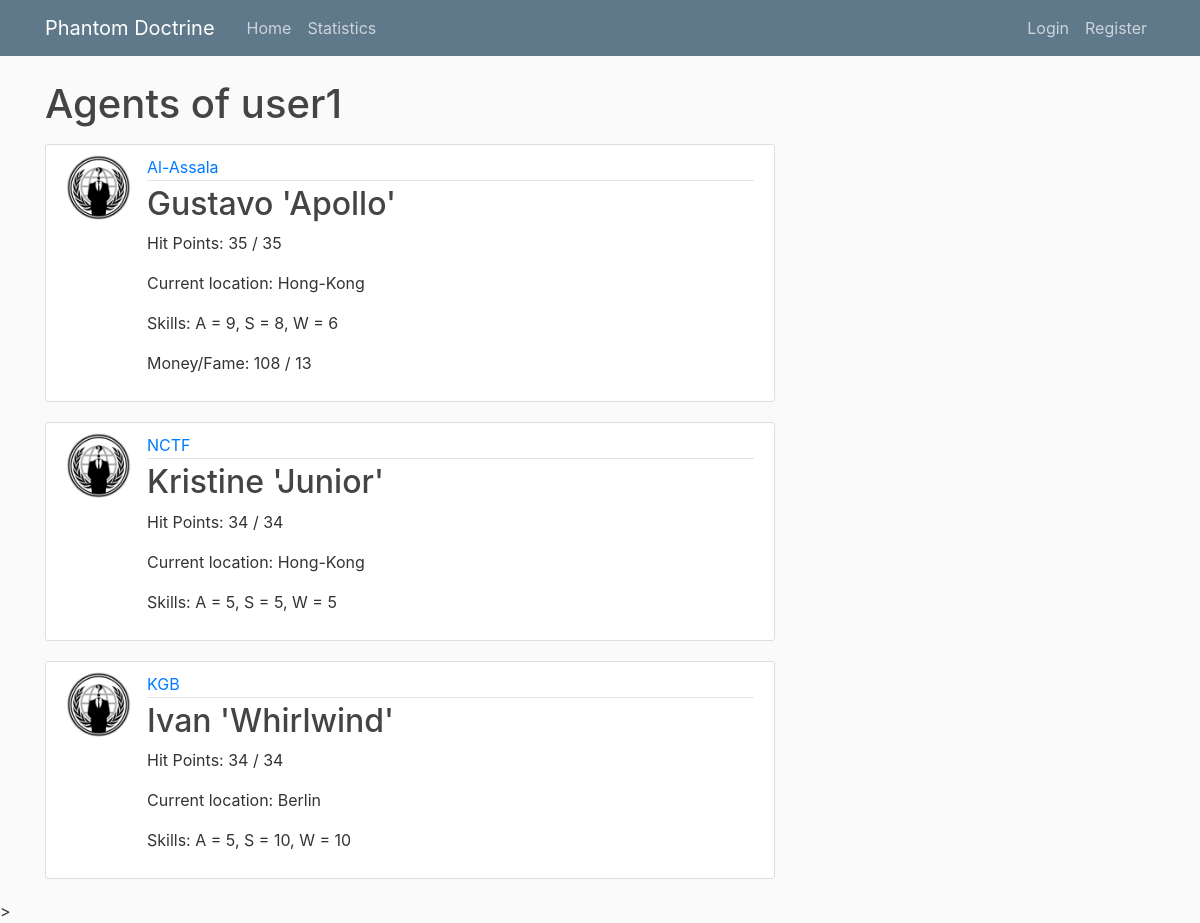
The app's page /user/user1/ with its own data.
### char_roster/models.py (models this page shows, shortened)
class Agent(models.Model):
    name = models.CharField(unique = True, max_length=100)
    player = models.ForeignKey(User, on_delete=models.CASCADE)
    team = models.ForeignKey(Team, on_delete=models.CASCADE)
    work_power_origin = models.PositiveIntegerField(default = 5)
    steal_power_origin = models.PositiveIntegerField(default = 5)
    attack_power_origin = models.PositiveIntegerField(default = 5)
    work_power = models.PositiveIntegerField(default = 5)
    steal_power = models.PositiveIntegerField(default = 5)
    attack_power = models.PositiveIntegerField(default = 5)
    max_hp = models.IntegerField(default = 35)
    curr_hp = models.IntegerField(default = 35)
    curr_loc = models.ForeignKey(Location, on_delete=models.CASCADE)
    fame = models.PositiveIntegerField(default=0)
    famous = models.BooleanField(default = False)
    money = models.PositiveIntegerField(default=0)
    work_stat = models.PositiveIntegerField(default = 0)
    steal_stat = models.PositiveIntegerField(default = 0)
    attack_stat = models.PositiveIntegerField(default = 0)
    heal_stat = models.PositiveIntegerField(default = 0)
    cover_stat = models.PositiveIntegerField(default = 0)
    spended_money = models.PositiveIntegerField(default = 0)

class Team(models.Model):
    name = models.CharField(unique = True, max_length=100)
    country = models.ForeignKey(Country, on_delete = models.CASCADE)
    victory_points = models.PositiveIntegerField(default = 0)
    def __str__(self):
        return self.name

class Location(models.Model):
    name = models.CharField(max_length=100)
    country = models.ForeignKey(Country, on_delete=models.CASCADE)
    work_bonus = models.PositiveIntegerField(default = 3)
    steal_bonus = models.PositiveIntegerField(default = 3)
    attack_bonus = models.PositiveIntegerField(default = 3)
    heal_bonus = models.PositiveIntegerField(default = 0)
    cover_bonus = models.PositiveIntegerField(default = 0)
    def __str__(self):
        return self.name

### users/models.py (models this page shows, shortened)
class Profile(models.Model):
    user = models.OneToOneField(User, on_delete=models.CASCADE)
    image = models.ImageField(default='default.jpg', upload_to='profile_pics')
    score = models.PositiveIntegerField(default=0)

### char_roster/views.py (the view)
# urls.py: path('user/<str:username>/', UserAgentListView.as_view(), name='user-agents'),
class UserAgentListView(ListView):
    model = Agent
    template_name = 'char_roster/user_agents.html'  # <app>/<model>_<viewtype>.html
    context_object_name = 'agents'
    def get_queryset(self):
        user = get_object_or_404(User, username=self.kwargs.get('username'))
        if user == self.request.user:
            return Agent.objects.filter(player=user).order_by('-fame')
        return Agent.objects.filter(player=user, famous=True).order_by('-fame')

### char_roster/templates/char_roster/user_agents.html (shortened to what this page needs)
{% extends "char_roster/base.html" %}
{% block content %}
    <h1 class="mb-3">Agents of {{ view.kwargs.username }} </h1>
    {% for agent in agents %}
    <article class="media content-section">
      <img class="rounded-circle article-img" src="{{ agent.player.profile.image.url }}">
      <div class="media-body">
        <div class="article-metadata">
          <a class="mr-2" href="{% url 'team-agents' agent.team.name %}">{{ agent.team }}</a>
        </div>
        <h2><a class="article-title" href="{% url 'agent-detail' agent.id %}">{{ agent.name }}</a></h2>
        <p class="article-content">Hit Points: {{ agent.curr_hp }} / {{agent.max_hp}}</p>
        <p class="article-content">Current location: {{ agent.curr_loc }}</p>
        {% if agent.player == user or agent.famous == True%}
          <p class="article-content">Skills: A = {{ agent.attack_power }}, S = {{agent.steal_power}}, W = {{agent.work_power}}</p>
        {% endif %}
        {% if agent.player == user or agent.fame >= 5 %}
          <p class="article-content">Money/Fame: {{ agent.money }} / {{ agent.fame }}</p>
        {% endif %}
      </div>
    </article>
{% endfor %}
{% endblock content %}

### char_roster/static/char_roster/main.css (style rules this page uses)
body { background: #fafafa; color: #333333; margin-top: 5rem; }
h1, h2, h3, h4, h5, h6 { color: #444444; }
.content-section { background: #ffffff; padding: 10px 20px; border: 1px solid #dddddd; border-radius: 3px; margin-bottom: 20px; }
.article-title { color: #444444; }
.article-content { white-space: pre-line; }
.article-img { height: 65px; width: 65px; margin-right: 16px; }
.article-metadata { padding-bottom: 1px; margin-bottom: 4px; border-bottom: 1px solid #e3e3e3 }

### records on screen
Agent: player.profile.image (placeholder picture), team "Al-Assala", name "Gustavo 'Apollo'", curr_hp "35", max_hp "35", curr_loc "Hong-Kong", attack_power "9", steal_power "8", work_power "6", money "108", fame "13"
Agent: player.profile.image (placeholder picture), team "NCTF", name "Kristine 'Junior'", curr_hp "34", max_hp "34", curr_loc "Hong-Kong", attack_power "5", steal_power "5", work_power "5"
Agent: player.profile.image (placeholder picture), team "KGB", name "Ivan 'Whirlwind'", curr_hp "34", max_hp "34", curr_loc "Berlin", attack_power "5", steal_power "10", work_power "10"

### other values on screen
{{ view.kwargs.username }} "user1"
